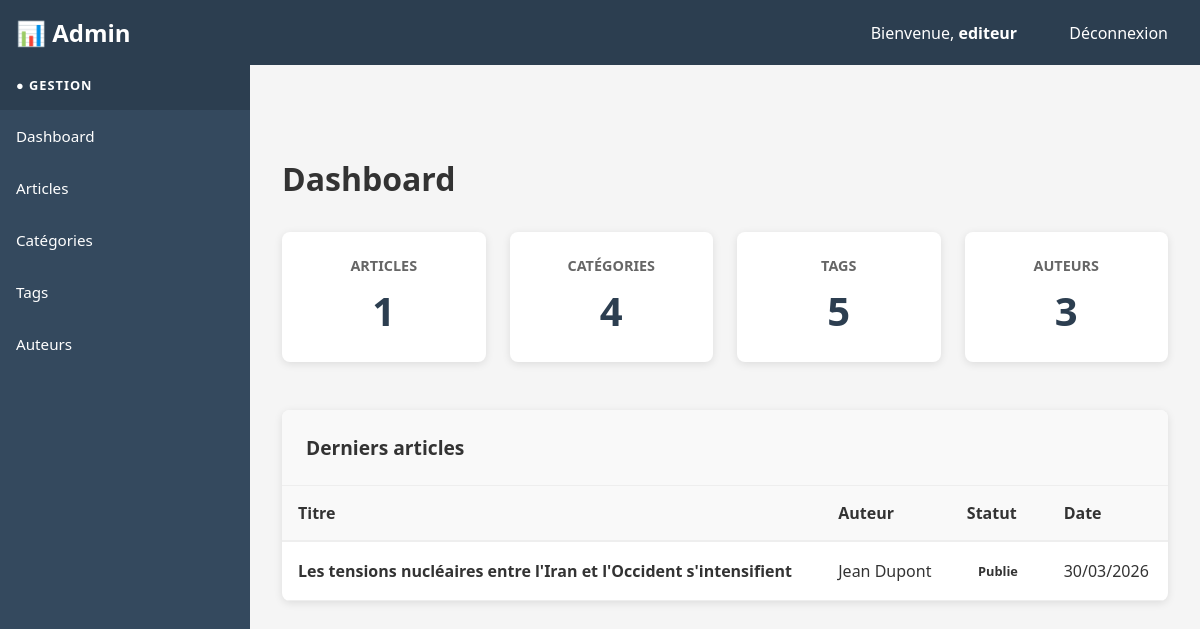
/admin/dashboard/ (signed in), run on the app's committed database.
### tables this page shows
CREATE TABLE IF NOT EXISTS article (
  id INT PRIMARY KEY AUTO_INCREMENT,
  titre VARCHAR(255) NOT NULL,
  slug VARCHAR(255) UNIQUE NOT NULL,
  chapeau TEXT,
  contenu_html LONGTEXT,
  seo_title VARCHAR(60),
  seo_meta_description VARCHAR(160),
  date_publication DATETIME,
  date_modification DATETIME DEFAULT CURRENT_TIMESTAMP ON UPDATE CURRENT_TIMESTAMP,
  statut ENUM('brouillon', 'publie', 'archive') DEFAULT 'brouillon',
  auteur_id INT,
  categorie_id INT,
  nb_vues INT DEFAULT 0,
  created_at TIMESTAMP DEFAULT CURRENT_TIMESTAMP,
  FOREIGN KEY (auteur_id) REFERENCES auteur(id) ON DELETE SET NULL,
  FOREIGN KEY (categorie_id) REFERENCES categorie(id) ON DELETE SET NULL,
  KEY idx_slug (slug),
  KEY idx_statut (statut),
  KEY idx_categorie_id (categorie_id),
  KEY idx_auteur_id (auteur_id)
);

CREATE TABLE IF NOT EXISTS auteur (
  id INT PRIMARY KEY AUTO_INCREMENT,
  nom VARCHAR(255) NOT NULL,
  bio TEXT,
  photo_url VARCHAR(500),
  email VARCHAR(255) UNIQUE NOT NULL,
  created_at TIMESTAMP DEFAULT CURRENT_TIMESTAMP
);

### src/session.php (called while the page is built, shortened)
<?php
function getCurrentUser() {
    return [
        'id' => $_SESSION['user_id'] ?? null,
        'login' => $_SESSION['user_login'] ?? null,
        'role' => $_SESSION['user_role'] ?? null,
    ];
}

### src/functions.php (called while the page is built, shortened)
<?php
function escape($string) {
    return htmlspecialchars($string, ENT_QUOTES, 'UTF-8');
}
function formatDate($date, $format = 'd/m/Y à H:i') {
    if (is_string($date)) {
        $date = new DateTime($date);
    }
    return $date->format($format);
}

### src/admin/dashboard.php (the view, shortened to what this page needs)
<?php
require_once __DIR__ . '/../config.php';
require_once __DIR__ . '/../functions.php';
require_once __DIR__ . '/../session.php';
$user = getCurrentUser();
$stats = [];
$stmt = $pdo->query('SELECT COUNT(*) as total FROM article');
$stats['articles'] = $stmt->fetch()['total'];
$stmt = $pdo->query('SELECT COUNT(*) as total FROM categorie');
$stats['categories'] = $stmt->fetch()['total'];
$stmt = $pdo->query('SELECT COUNT(*) as total FROM tag');
$stats['tags'] = $stmt->fetch()['total'];
$stmt = $pdo->query('SELECT COUNT(*) as total FROM auteur');
$stats['auteurs'] = $stmt->fetch()['total'];
$stmt = $pdo->query('
    SELECT a.id, a.titre, a.statut, a.date_publication, aut.nom
    FROM article a
    LEFT JOIN auteur aut ON a.auteur_id = aut.id
    ORDER BY a.created_at DESC
    LIMIT 5
');
$lastArticles = $stmt->fetchAll();
?>
<!DOCTYPE html>
<html lang="fr">
<head>
</head>
<body>
    <div class="navbar">
        <h1>📊 Admin</h1>
        <div>
            <span>Bienvenue, <strong><?php echo escape($user['login']); ?></strong></span>
            <a href="/admin/logout">Déconnexion</a>
        </div>
    </div>
    <div class="sidebar">
        <div class="sidebar-title">● Gestion</div>
        <a href="/admin/dashboard/">Dashboard</a>
        <a href="/admin/articles/">Articles</a>
        <a href="/admin/categories/">Catégories</a>
        <a href="/admin/tags/">Tags</a>
        <a href="/admin/auteurs/">Auteurs</a>
    </div>
    <div class="main-content">
        <h1 class="page-title">Dashboard</h1>
        <div class="stats-grid">
            <div class="stat-card">
                <h3>Articles</h3>
                <div class="number"><?php echo $stats['articles']; ?></div>
            </div>
            <div class="stat-card">
                <h3>Catégories</h3>
                <div class="number"><?php echo $stats['categories']; ?></div>
            </div>
            <div class="stat-card">
                <h3>Tags</h3>
                <div class="number"><?php echo $stats['tags']; ?></div>
            </div>
            <div class="stat-card">
                <h3>Auteurs</h3>
                <div class="number"><?php echo $stats['auteurs']; ?></div>
            </div>
        </div>
        <?php if (!empty($lastArticles)): ?>
            <div class="recent-articles">
                <h2>Derniers articles</h2>
                <table class="articles-table">
                    <thead>
                        <tr>
                            <th>Titre</th>
                            <th>Auteur</th>
                            <th>Statut</th>
                            <th>Date</th>
                        </tr>
                    </thead>
                    <tbody>
                        <?php foreach ($lastArticles as $article): ?>
                            <tr>
                                <td><strong><?php echo escape($article['titre']); ?></strong></td>
                                <td><?php echo escape($article['nom'] ?? 'N/A'); ?></td>
                                <td>
                                    <span class="badge badge-<?php echo $article['statut']; ?>">
                                        <?php echo ucfirst($article['statut']); ?>
                                    </span>
                                </td>
                                <td><?php echo formatDate($article['date_publication'], 'd/m/Y'); ?></td>
                            </tr>
                        <?php endforeach; ?>
                    </tbody>
                </table>
            </div>
        <?php endif; ?>
    </div>
</body>
</html>

### src/admin/dashboard.php (style rules this page uses)
* { margin: 0; padding: 0; box-sizing: border-box; }
body { font-family: 'Segoe UI', Tahoma, Geneva, Verdana, sans-serif; background: #f5f5f5; color: #333; }
.navbar { background: #2c3e50; color: white; padding: 1rem; display: flex; justify-content: space-between; align-items: center; }
.navbar h1 { font-size: 1.5rem; }
.navbar a { color: white; text-decoration: none; margin-left: 2rem; padding: 0.5rem 1rem; border-radius: 4px; transition: background 0.3s; }
.sidebar { width: 250px; background: #34495e; color: white; position: fixed; top: 60px; left: 0; height: calc(100vh - 60px); overflow-y: auto; }
.sidebar a { display: block; color: white; padding: 1rem; text-decoration: none; transition: background 0.3s; font-size: 0.95rem; }
.sidebar-title { padding: 1rem; font-weight: bold; background: #2c3e50; text-transform: uppercase; font-size: 0.8rem; letter-spacing: 1px; }
.main-content { margin-left: 250px; margin-top: 60px; padding: 2rem; }
.page-title { font-size: 2rem; margin-bottom: 2rem; }
.stats-grid { display: grid; grid-template-columns: repeat(auto-fit, minmax(200px, 1fr)); gap: 1.5rem; margin-bottom: 3rem; }
.stat-card { background: white; padding: 1.5rem; border-radius: 8px; box-shadow: 0 2px 8px rgba(0,0,0,0.1); text-align: center; }
.stat-card h3 { color: #666; font-size: 0.9rem; margin-bottom: 0.5rem; text-transform: uppercase; }
.stat-card .number { font-size: 2.5rem; font-weight: bold; color: #2c3e50; }
.recent-articles { background: white; border-radius: 8px; box-shadow: 0 2px 8px rgba(0,0,0,0.1); overflow: hidden; }
.recent-articles h2 { padding: 1.5rem; background: #f9f9f9; border-bottom: 1px solid #eee; font-size: 1.2rem; }
.articles-table { width: 100%; border-collapse: collapse; }
.articles-table th { background: #f9f9f9; padding: 1rem; text-align: left; font-weight: bold; border-bottom: 2px solid #eee; }
.articles-table td { padding: 1rem; border-bottom: 1px solid #eee; }
.badge { display: inline-block; padding: 0.25rem 0.7rem; border-radius: 20px; font-size: 0.8rem; font-weight: bold; }

### data on the page
article: titre "Les tensions nucléaires entre l'Iran et l'Occident s'intensifient", auteur.nom "Jean Dupont", statut "Publie", date_publication "30/03/2026"

### other printed values
$user['login'] "editeur"
$stats['articles'] "1"
$stats['categories'] "4"
$stats['tags'] "5"
$stats['auteurs'] "3"
